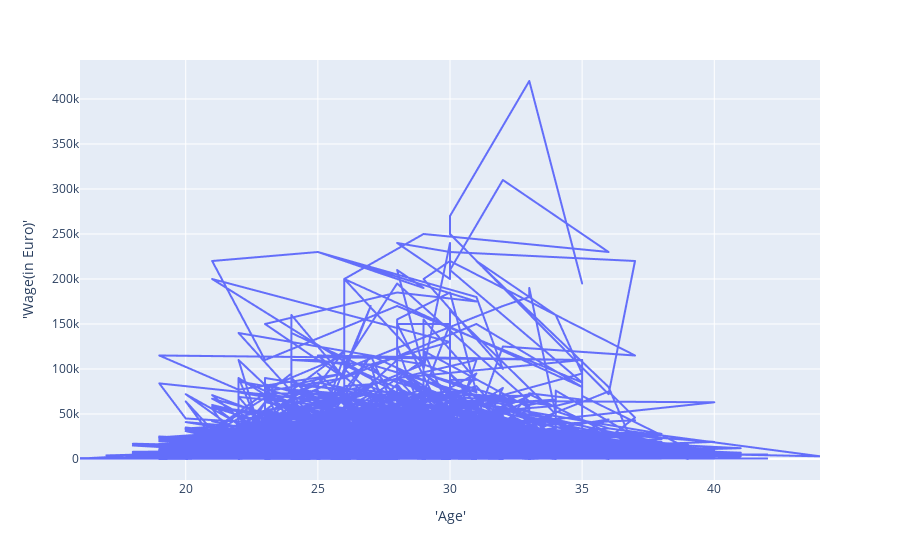

Notebook cell for this chart:
### Code cell
import plotly.express as px
px.line(df,x="'Age'", y="'Wage(in Euro)'")

### Figure 1 — Plotly figure (JSON) as saved in the notebook; plotly's stock layout.template omitted (floating-point values rounded to 4 significant figures; data arrays with more than 128 entries replaced by an {"elided": "..."} marker saying what was removed)
{"data": [{"hovertemplate": "'Age'=%{x}<br>'Wage(in Euro)'=%{y}<extra></extra>", "legendgroup": "", "line": {"color": "#636efa", "dash": "solid"}, "marker": {"symbol": "circle"}, "mode": "lines", "name": "", "showlegend": false, "type": "scattergl", "x": {"elided": "9022 int values"}, "xaxis": "x", "y": {"elided": "9022 int values"}, "yaxis": "y"}], "layout": {"legend": {"tracegroupgap": 0}, "margin": {"t": 60}, "xaxis": {"anchor": "y", "domain": [0, 1], "title": {"text": "'Age'"}}, "yaxis": {"anchor": "x", "domain": [0, 1], "title": {"text": "'Wage(in Euro)'"}}}}
